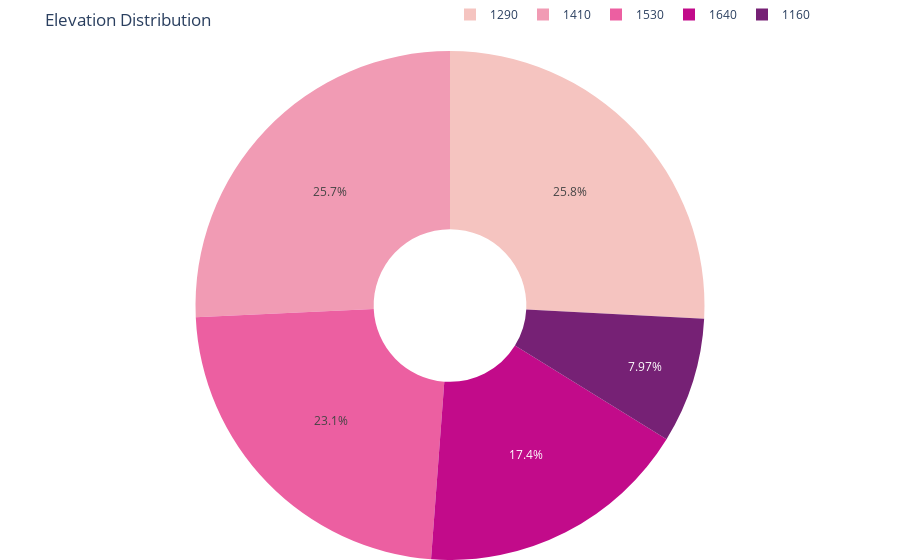

The notebook cell this image was saved under:
### Markdown cell above
Elevation

### Code cell
elev_stats()

### Figure 1 — Plotly figure (JSON) as saved in the notebook; plotly's stock layout.template omitted (floating-point values rounded to 4 significant figures)
{"data": [{"domain": {"x": [0, 1], "y": [0, 1]}, "hole": 0.3, "hovertemplate": "Elevation Range=%{label}<br>Percentage=%{value}<extra></extra>", "labels": [1160, 1290, 1410, 1530, 1640], "legendgroup": "", "name": "", "showlegend": true, "type": "pie", "values": [0.09652, 0.3126, 0.3114, 0.2794, 0.2104]}], "layout": {"legend": {"orientation": "h", "tracegroupgap": 0, "x": 0.5, "y": 1.1}, "margin": {"b": 0, "l": 0, "r": 0, "t": 50}, "piecolorway": ["#f5c4c0", "#f19bb4", "#ec5fa1", "#c20b8a", "#762175"], "title": {"text": "Elevation Distribution"}}}
